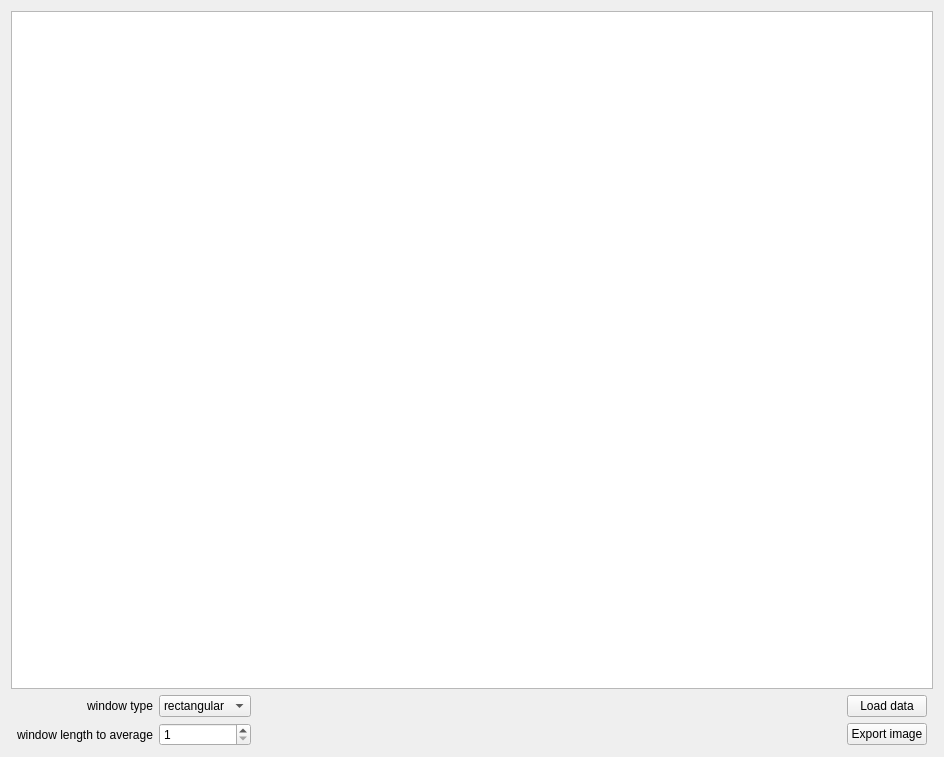
<?xml version="1.0" encoding="UTF-8"?>
<ui version="4.0">
 <class>Form</class>
 <widget class="QWidget" name="Form">
  <property name="geometry">
   <rect>
    <x>0</x>
    <y>0</y>
    <width>944</width>
    <height>757</height>
   </rect>
  </property>
  <property name="windowTitle">
   <string>Form</string>
  </property>
  <layout class="QGridLayout" name="gridLayout">
   <item row="4" column="1">
    <widget class="QLabel" name="label">
     <property name="text">
      <string>window length to average</string>
     </property>
    </widget>
   </item>
   <item row="4" column="2">
    <widget class="QSpinBox" name="windowLenSpin">
     <property name="minimum">
      <number>1</number>
     </property>
     <property name="maximum">
      <number>16</number>
     </property>
     <property name="value">
      <number>1</number>
     </property>
    </widget>
   </item>
   <item row="0" column="0" colspan="6">
    <widget class="PlotWidget" name="plot">
     <property name="sizePolicy">
      <sizepolicy hsizetype="Expanding" vsizetype="Expanding">
       <horstretch>0</horstretch>
       <verstretch>0</verstretch>
      </sizepolicy>
     </property>
    </widget>
   </item>
   <item row="2" column="2">
    <widget class="QComboBox" name="winTypeComboBox">
     <item>
      <property name="text">
       <string>rectangular</string>
      </property>
     </item>
     <item>
      <property name="text">
       <string>tukey</string>
      </property>
     </item>
     <item>
      <property name="text">
       <string>hann</string>
      </property>
     </item>
    </widget>
   </item>
   <item row="2" column="4">
    <widget class="QPushButton" name="loadDataBtn">
     <property name="text">
      <string>Load data</string>
     </property>
    </widget>
   </item>
   <item row="2" column="3">
    <spacer name="horizontalSpacer_3">
     <property name="orientation">
      <enum>Qt::Horizontal</enum>
     </property>
     <property name="sizeHint" stdset="0">
      <size>
       <width>40</width>
       <height>20</height>
      </size>
     </property>
    </spacer>
   </item>
   <item row="4" column="3">
    <spacer name="horizontalSpacer_2">
     <property name="orientation">
      <enum>Qt::Horizontal</enum>
     </property>
     <property name="sizeHint" stdset="0">
      <size>
       <width>40</width>
       <height>20</height>
      </size>
     </property>
    </spacer>
   </item>
   <item row="2" column="1">
    <widget class="QLabel" name="label_2">
     <property name="text">
      <string>window type</string>
     </property>
     <property name="alignment">
      <set>Qt::AlignRight|Qt::AlignTrailing|Qt::AlignVCenter</set>
     </property>
    </widget>
   </item>
   <item row="4" column="4">
    <widget class="QPushButton" name="exportImgBtn">
     <property name="text">
      <string>Export image</string>
     </property>
    </widget>
   </item>
  </layout>
 </widget>
 <customwidgets>
  <customwidget>
   <class>PlotWidget</class>
   <extends>QGraphicsView</extends>
   <header>pyqtgraph</header>
  </customwidget>
 </customwidgets>
 <resources/>
 <connections/>
</ui>
